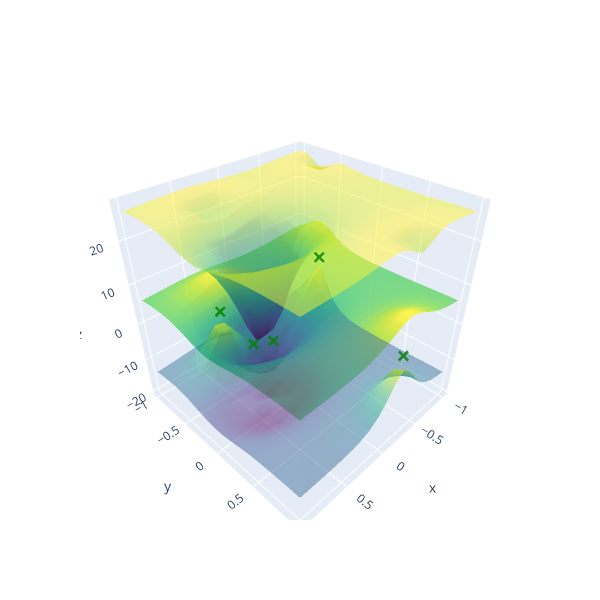

The code cell stored with this chart in its notebook:
### Code cell
from trieste.experimental.plotting import (
    plot_model_predictions_plotly,
    add_bo_points_plotly,
)

model.update(initial_data)
model.optimize(initial_data)

fig = plot_model_predictions_plotly(
    model,
    search_space.lower,
    search_space.upper,
)

fig = add_bo_points_plotly(
    x=initial_data.query_points[:, 0],
    y=initial_data.query_points[:, 1],
    z=initial_data.observations[:, 0],
    num_init=num_initial_points,
    fig=fig,
    figrow=1,
    figcol=1,
)
fig.show()

### Figure 1 — Plotly figure (JSON) as saved in the notebook; plotly's stock layout.template omitted (floating-point values rounded to 4 significant figures; data arrays with more than 128 entries replaced by an {"elided": "..."} marker saying what was removed)
{"data": [{"colorscale": [[0, "#440154"], [0.1111, "#482878"], [0.2222, "#3e4989"], [0.3333, "#31688e"], [0.4444, "#26828e"], [0.5556, "#1f9e89"], [0.6667, "#35b779"], [0.7778, "#6ece58"], [0.8889, "#b5de2b"], [1, "#fde725"]], "opacity": 0.85, "scene": "scene", "showscale": false, "type": "surface", "x": {"elided": "20x20 float values"}, "y": {"elided": "20x20 float values"}, "z": {"elided": "20x20 float values"}}, {"colorscale": [[0, "#440154"], [0.1111, "#482878"], [0.2222, "#3e4989"], [0.3333, "#31688e"], [0.4444, "#26828e"], [0.5556, "#1f9e89"], [0.6667, "#35b779"], [0.7778, "#6ece58"], [0.8889, "#b5de2b"], [1, "#fde725"]], "opacity": 0.5, "scene": "scene", "showscale": false, "type": "surface", "x": {"elided": "20x20 float values"}, "y": {"elided": "20x20 float values"}, "z": {"elided": "20x20 float values"}}, {"colorscale": [[0, "#440154"], [0.1111, "#482878"], [0.2222, "#3e4989"], [0.3333, "#31688e"], [0.4444, "#26828e"], [0.5556, "#1f9e89"], [0.6667, "#35b779"], [0.7778, "#6ece58"], [0.8889, "#b5de2b"], [1, "#fde725"]], "opacity": 0.5, "scene": "scene", "showscale": false, "type": "surface", "x": {"elided": "20x20 float values"}, "y": {"elided": "20x20 float values"}, "z": {"elided": "20x20 float values"}}, {"marker": {"color": ["green", "green", "green", "green", "green"], "opacity": 0.8, "size": 4, "symbol": ["x", "x", "x", "x", "x"]}, "mode": "markers", "scene": "scene", "type": "scatter3d", "x": [0.4946, 0.4334, -0.2597, -0.9883, 0.3395], "y": [-0.08569, -0.6338, 0.9673, -0.6886, 0.00422], "z": [0, 1, 1, 1, 0]}], "layout": {"height": 600, "scene": {"aspectmode": "auto", "aspectratio": {"x": 1, "y": 1, "z": 1}, "domain": {"x": [0, 1], "y": [0, 1]}}, "width": 600}}
